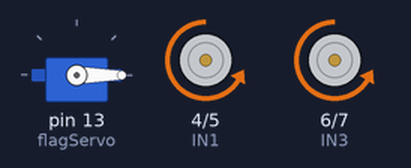
This sketch was run on a simulated Arduino Uno, built with avr-gcc and run on an emulated ATmega328P. Parts: servo, motor-driver pin pairs drawn as motors (green arrow = first pin HIGH = forward, orange = second pin HIGH = backward, longer = more drive, scaled by the enable pin).

Above: at 0.5 s.
Timing chart, 0 to 4.6 s (numbered marks = the images above):
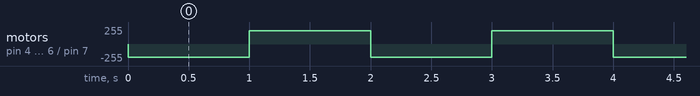

Measured:
- by itself, motor on pin 4 (IN1) / pin 5 (IN2), motor on pin 6 (IN3) / pin 7 (IN4): alternates forward 200/255 for 1.0 s and backward 200/255 for 1.0 s

The sketch:

code.ino
```cpp
#include <Servo.h>

// Motor control pins
#define ENA 9
#define IN1 4
#define IN2 5
#define IN3 6
#define IN4 7
#define ENB 10

// Ultrasonic sensor pins
#define TRIG 2
#define ECHO 3

// Color sensor pins
#define S0 8
#define S1 9
#define S2 10
#define S3 11
#define COLOR_OUT 12

Servo flagServo; // Servo for dropping the flag

void setup() {
    Serial.begin(9600);

    // Motor setup
    pinMode(ENA, OUTPUT);
    pinMode(ENB, OUTPUT);
    pinMode(IN1, OUTPUT);
    pinMode(IN2, OUTPUT);
    pinMode(IN3, OUTPUT);
    pinMode(IN4, OUTPUT);

    // Ultrasonic sensor setup
    pinMode(TRIG, OUTPUT);
    pinMode(ECHO, INPUT);

    // Color sensor setup
    pinMode(S0, OUTPUT);
    pinMode(S1, OUTPUT);
    pinMode(S2, OUTPUT);
    pinMode(S3, OUTPUT);
    pinMode(COLOR_OUT, INPUT);

    digitalWrite(S0, HIGH);
    digitalWrite(S1, LOW);

    flagServo.attach(13); // Servo connected to pin 13
    flagServo.write(0); // Start position
}

// Function to measure distance using HC-SR04
int getDistance() {
    digitalWrite(TRIG, LOW);
    delayMicroseconds(2);
    digitalWrite(TRIG, HIGH);
    delayMicroseconds(10);
    digitalWrite(TRIG, LOW);
    int duration = pulseIn(ECHO, HIGH);
    return duration * 0.034 / 2; // Convert to cm
}

// Function to get color from TCS230
String detectColor() {
    digitalWrite(S2, LOW);
    digitalWrite(S3, LOW);
    int red = pulseIn(COLOR_OUT, LOW);

    digitalWrite(S2, HIGH);
    digitalWrite(S3, HIGH);
    int green = pulseIn(COLOR_OUT, LOW);

    digitalWrite(S2, LOW);
    digitalWrite(S3, HIGH);
    int blue = pulseIn(COLOR_OUT, LOW);

    if (red < green && red < blue) return "Red";
    if (green < red && green < blue) return "Green";
    if (blue < red && blue < green) return "Blue";

    return "Unknown";
}

// Move forward
void moveBackward() {
    digitalWrite(IN1, LOW);
    digitalWrite(IN2, HIGH);
    digitalWrite(IN3, LOW);
    digitalWrite(IN4, HIGH);
    analogWrite(ENA, 200);
    analogWrite(ENB, 200);
}

// Move forward
void moveForward() {
    digitalWrite(IN1, HIGH);
    digitalWrite(IN2, LOW);
    digitalWrite(IN3, HIGH);
    digitalWrite(IN4, LOW);
    analogWrite(ENA, 200);
    analogWrite(ENB, 200);
}

// Stop the motors
void stopMotors() {
    digitalWrite(IN1, LOW);
    digitalWrite(IN2, LOW);
    digitalWrite(IN3, LOW);
    digitalWrite(IN4, LOW);
}

// Rotate servo to drop flag
void dropFlag() {
    flagServo.write(90);
    delay(1000);
    flagServo.write(0);
}

void loop() {
    moveBackward();
    delay(1000);
    moveForward();
    delay(1000);
}
```
